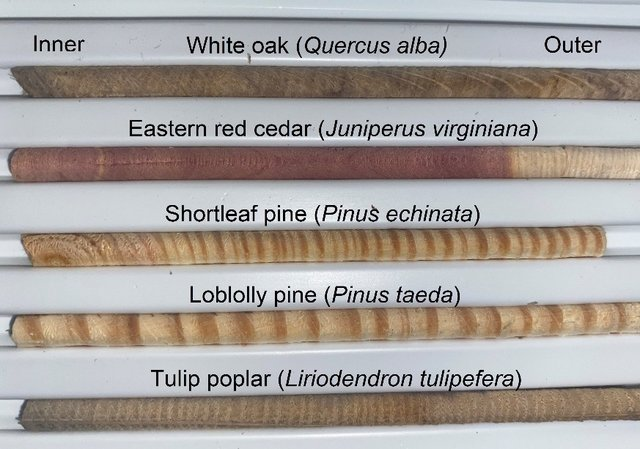
#> input picture example_images/Example-of-tree-cores-collected-with-a-5-mm-increment-borer_W640.jpg, 640 x 449 px
$ jupyter execute --allow-errors ring_test.ipynb
#> lines starting #> are read from the running program, lines starting #| are printed output that depends on the picture; after the words box and inside, x2 and y2 are one past the last pixel; in counts of white or black regions, pixels touching at a corner belong together
[cell 1]
import cv2
import sys
import pandas as pd
import numpy as np
import matplotlib.pyplot as plt
import os

from scipy import stats
from statsmodels.nonparametric import smoothers_lowess as slow

[cell 2]
path='example_images/'
name='Example-of-tree-cores-collected-with-a-5-mm-increment-borer_W640' #Found in Jeon, et al. 2020

initialrun=1

img = cv2.imread(path+name+'.jpg')
#> img is the input picture: shape (449, 640, 3); mean B, G, R 157.2, 161.3, 167.5
img = cv2.cvtColor(img, cv2.COLOR_RGB2BGR)

qalb=[[25, 85], [640, 84]]
jvir_heart=[[87, 163], [505, 166]]
jvir_young=[[515, 163], [640, 166]]
pech=[[90, 253], [600, 240]]
ptae=[[18, 333], [640, 319]]
ltul=[[36, 412], [640, 405]]

points=qalb+jvir_heart+jvir_young+pech+ptae+ltul

win_size=6

print('length: '+str(len(img))+'   width: '+str(len(img[0])))
#| length: 449   width: 640

[cell 3]
#Plot results
fig1=plt.figure(figsize=(10, 12))
fig1=plt.imshow(img)
fig1=plt.xscale('linear')
fig1=plt.axis('off')
fig1=plt.title('Ring Examples')
plt.show(fig1)

[cell 4]
lab_img=cv2.cvtColor(img, cv2.COLOR_BGR2LAB)
#> lab_img: shape (449, 640, 3); mean of channels 0, 1, 2 167.4, 128.3, 123.9
hsv_img=cv2.cvtColor(img, cv2.COLOR_BGR2HSV)
#> hsv_img: shape (449, 640, 3); mean H, S, V 53.7, 40.4, 173.3

channels_merged=cv2.hconcat((lab_img, hsv_img))
#> channels_merged: shape (449, 1280, 3); mean of channels 0, 1, 2 110.6, 84.4, 148.6

fig1=plt.figure(figsize=(14, 20))
fig1=plt.imshow(channels_merged)
fig1=plt.xscale('linear')
fig1=plt.axis('off')
fig1=plt.title('Lab and HSV channels')
plt.show(fig1)

[cell 5]
l, a, b = cv2.split(lab_img)
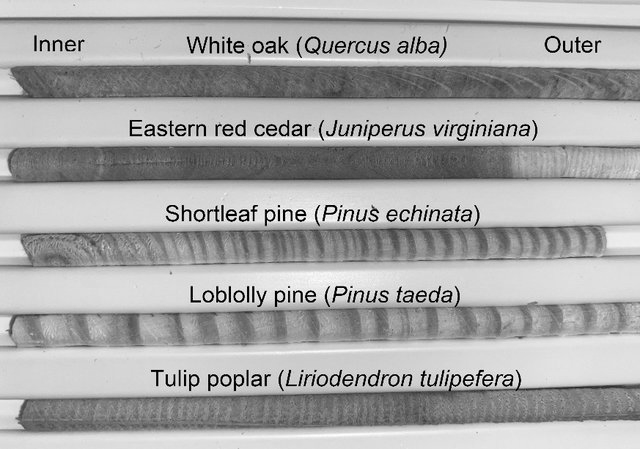
#> l: shape (449, 640); min 0, max 255, mean 167.4
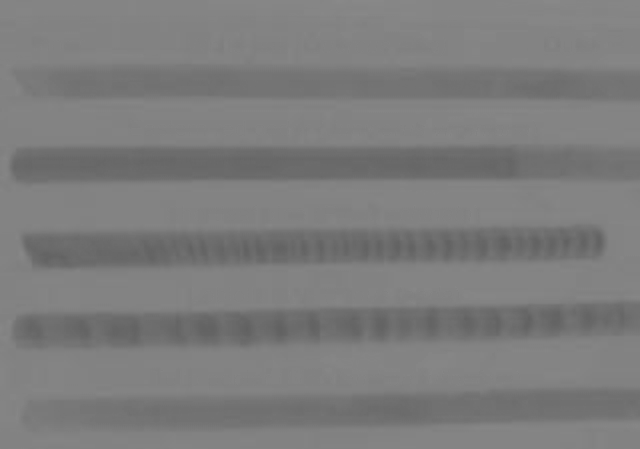
#> b: shape (449, 640); min 97, max 137, mean 123.9
h, s, v = cv2.split(hsv_img)
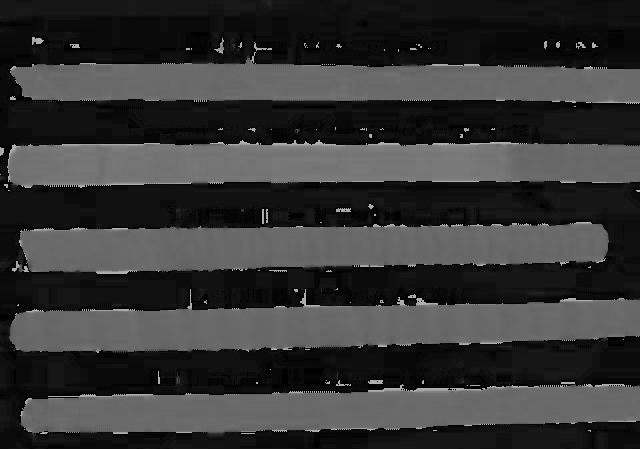
#> h: shape (449, 640); min 0, max 176, mean 53.7
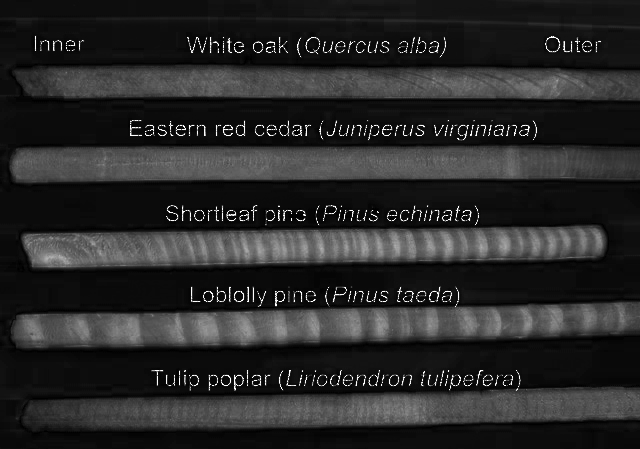
#> s: shape (449, 640); min 0, max 255, mean 40.4
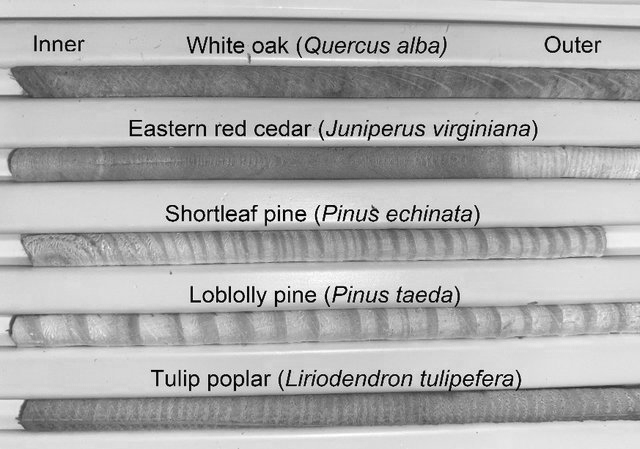
#> v: shape (449, 640); min 0, max 255, mean 173.3

lab_channels = cv2.hconcat((l, a, b))
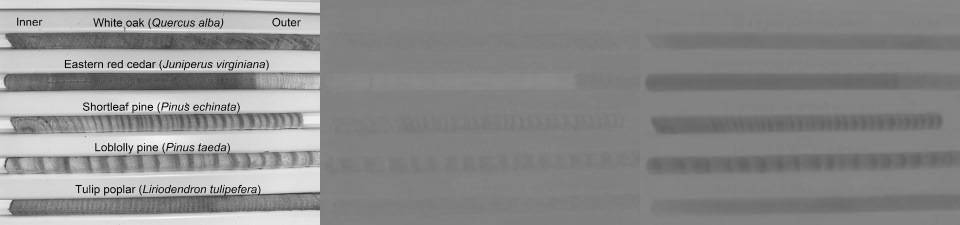
#> lab_channels: shape (449, 1920) (shown at 1/2 size); min 0, max 255, mean 139.9
hsv_channels = cv2.hconcat((h, s, v))
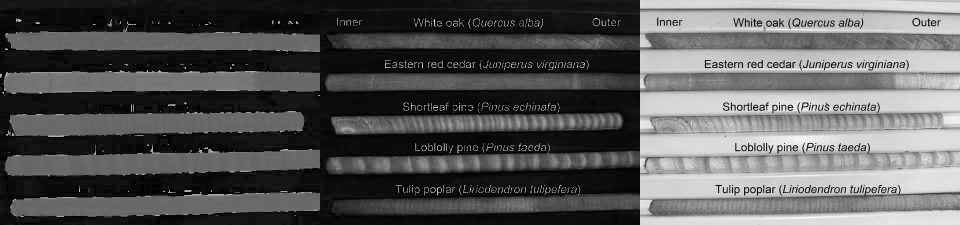
#> hsv_channels: shape (449, 1920) (shown at 1/2 size); min 0, max 255, mean 89.1

fig1=plt.figure(figsize=(14, 30))
fig1=plt.imshow(lab_channels, 'gray')
fig1=plt.xscale('linear')
fig1=plt.axis('off')
fig1=plt.title('Split L, a, & b channels')

fig2=plt.figure(figsize=(14, 30))
fig2=plt.imshow(hsv_channels, 'gray')
fig2=plt.xscale('linear')
fig2=plt.axis('off')
fig2=plt.title('Split H, S, & V channels')

[cell 6]
lfit_col='#%02x%02x%02x' % (125, 180, 255)

new_img=img.copy()

for p in range(len(points)):
    cp=points[p]
    new_img=cv2.circle(new_img, (cp[0], cp[1]), radius=5, color=(255,0,0), thickness=3)
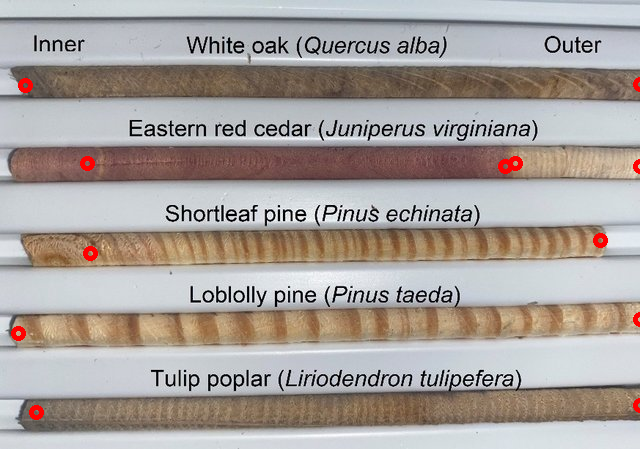
#> new_img: shape (449, 640, 3); mean R, G, B 168, 160.6, 156.6

fig1=plt.figure(figsize=(10, 12))
fig1=plt.imshow(new_img, 'gray')
fig1=plt.xscale('linear')
fig1=plt.axis('off')
fig1=plt.title('Tree Ring Transects Edge Points')

[cell 7]
#Specify current species abbreviation
#Options are: 'qalb', 'jvir', 'pech', 'ptae', 'ltul'
spp=ptae.copy()

[cell 8]
new_img=img.copy()

for p in range(len(points)):
    cp=points[p]
    new_img=cv2.circle(new_img, (cp[0], cp[1]), radius=5, color=(255,0,0), thickness=3)

cv2.line(new_img, (spp[0][0], spp[0][1]), (spp[1][0], spp[1][1]), color=(255,0,0), thickness=3)
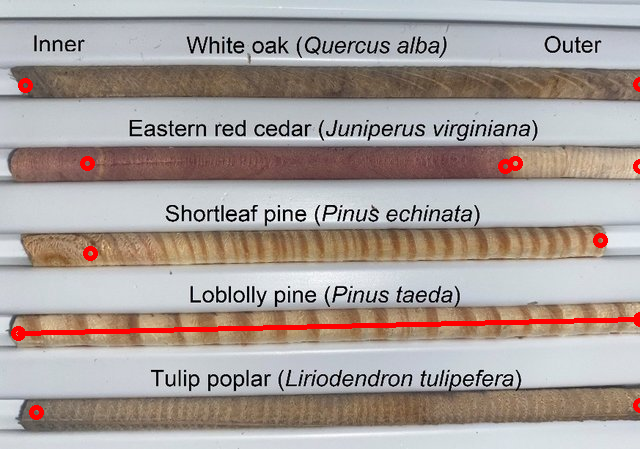
#> new_img: shape (449, 640, 3); 1.06% of pixels changed, all inside (x1, y1, x2, y2) = (16, 317, 640, 336)

fig1=plt.figure(figsize=(10, 12))
fig1=plt.imshow(new_img, 'gray')
fig1=plt.xscale('linear')
fig1=plt.axis('off')
fig1=plt.title('Tree Ring Transects to Quantify')

lm=stats.linregress([spp[0][0], spp[1][0]], [spp[0][1], spp[1][1]])
lm_a=lm[0]; lm_b=lm[1];

x_fit=range(0, 639, 1)
y_fit=np.round(lm_a*x_fit+lm_b)

l_scores=[]; a_scores=[]; b_scores=[];
h_scores=[]; s_scores=[]; v_scores=[];
signal=[]

x_fit=range(spp[0][0], spp[1][0], 1)

for i in range(len(x_fit)): #J value provides a the transect position to scan across for pixel intensities
    l_val=[]; a_val=[]; b_val=[]; h_val=[]; s_val=[]; v_val=[];
    for j in range(-(win_size-1),win_size): #J value provides a window on either side of the transect position
        z=i+j                               #to average pixel intensities across the current position
        if(min(x_fit) > z): #Sanity check to ensure the window can exceed the bounds of x_fit
            z=0
        if(max(x_fit) < z): #Sanity check to ensure the window can exceed the bounds of x_fit
            z=max(x_fit)

        l_val.append(l[int(y_fit[z]),int(x_fit[i])])
        a_val.append(a[int(y_fit[z]),int(x_fit[i])])
        b_val.append(b[int(y_fit[z]),int(x_fit[i])])

        h_val.append(h[int(y_fit[z]),int(x_fit[i])])
        s_val.append(s[int(y_fit[z]),int(x_fit[i])])
        v_val.append(v[int(y_fit[z]),int(x_fit[i])])

    l_val=int(np.mean(l_val)); a_val=int(np.mean(a_val)); b_val=int(np.mean(b_val));
    h_val=int(np.mean(h_val)); s_val=int(np.mean(s_val)); v_val=int(np.mean(v_val));

    l_scores.append(l_val); a_scores.append(a_val); b_scores.append(b_val);
    h_scores.append(h_val); s_scores.append(s_val); v_scores.append(v_val);
    signal.append(np.round(((v_val-s_val)))/255)
#> after the loop, a_scores = 622 values, max 133 at index 114, min 119 at index 29, mean 124.4; b_scores = 622 values, max 116 at index 551, min 97 at index 228, mean 105.9; h_scores = 622 values, max 110 at index 114, min 99 at index 29, mean 104.4; l_scores = 622 values, max 206 at index 82, min 98 at index 366, mean 148; s_scores = 622 values, max 155 at index 228, min 63 at index 551, mean 103.9; signal = 622 values, max 0.643 at index 82, min -0.0471 at index 366, mean 0.289; v_scores = 622 values, max 233 at index 82, min 135 at index 366, mean 177.6

if initialrun==1:
    fig2=plt.figure(figsize=(10, 6))
    fig2=plt.plot(x_fit, l_scores, color='red', label='L')
#> fig2 = 1 item
    fig2=plt.plot(x_fit, a_scores, color='blue', label='a')
    fig2=plt.plot(x_fit, b_scores, color='green', label='b')
    fig2=plt.legend(loc="upper left")
    fig2=plt.xscale('linear')
    fig2=plt.xlabel('Position')
    fig2=plt.ylabel('Score')
    fig2=plt.title('Lab Scores')

    fig3=plt.figure(figsize=(10, 6))
    fig3=plt.plot(x_fit, h_scores, color='red', label='H')
#> fig3 = 1 item
    fig3=plt.plot(x_fit, s_scores, color='blue', label='S')
    fig3=plt.plot(x_fit, v_scores, color='green', label='V')
    fig3=plt.legend(loc="upper left")
    fig3=plt.xscale('linear')
    fig3=plt.xlabel('Position')
    fig3=plt.ylabel('Score')
    fig3=plt.title('HSV Scores')
#> figure, not shown here; curve peaks at x = 100, y = 206; curve peaks at x = 132, y = 133; curve peaks at x = 569, y = 116
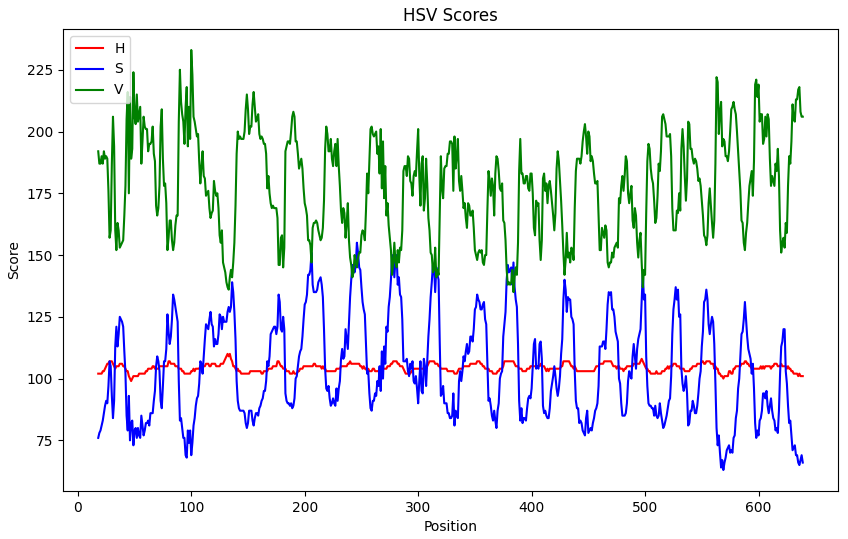
#> figure drawn by matplotlib, 1 panel; curve peaks at x = 132, y = 110; curve peaks at x = 246, y = 155; curve peaks at x = 100, y = 233

[cell 9]
endo=np.array(signal)
#> endo has the same summary as signal
exo=np.array(x_fit)
#> exo = 622 values from 18 to 639

endo_bounds=max(endo)-min(endo)
#> endo_bounds = 0.69

#> (the rest of this cell did not finish here and is left out)
